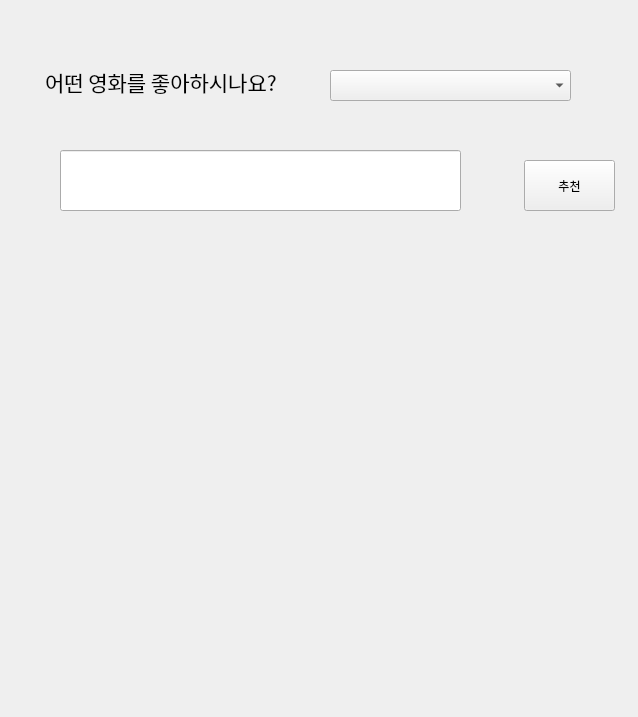
<?xml version="1.0" encoding="UTF-8"?>
<ui version="4.0">
 <class>Form</class>
 <widget class="QWidget" name="Form">
  <property name="geometry">
   <rect>
    <x>0</x>
    <y>0</y>
    <width>638</width>
    <height>717</height>
   </rect>
  </property>
  <property name="windowTitle">
   <string>Form</string>
  </property>
  <widget class="QLabel" name="label">
   <property name="geometry">
    <rect>
     <x>45</x>
     <y>61</y>
     <width>271</width>
     <height>41</height>
    </rect>
   </property>
   <property name="font">
    <font>
     <family>맑은 고딕</family>
     <pointsize>16</pointsize>
     <weight>50</weight>
     <bold>false</bold>
    </font>
   </property>
   <property name="text">
    <string>어떤 영화를 좋아하시나요?</string>
   </property>
  </widget>
  <widget class="QComboBox" name="comboBox">
   <property name="geometry">
    <rect>
     <x>330</x>
     <y>70</y>
     <width>241</width>
     <height>31</height>
    </rect>
   </property>
   <property name="font">
    <font>
     <family>돋움</family>
     <pointsize>14</pointsize>
    </font>
   </property>
  </widget>
  <widget class="QPushButton" name="btn_recommendation">
   <property name="geometry">
    <rect>
     <x>524</x>
     <y>160</y>
     <width>91</width>
     <height>51</height>
    </rect>
   </property>
   <property name="text">
    <string>추천</string>
   </property>
  </widget>
  <widget class="QLineEdit" name="le_keyword">
   <property name="geometry">
    <rect>
     <x>60</x>
     <y>150</y>
     <width>401</width>
     <height>61</height>
    </rect>
   </property>
  </widget>
  <widget class="QLabel" name="lbl_recommendation">
   <property name="geometry">
    <rect>
     <x>30</x>
     <y>250</y>
     <width>581</width>
     <height>451</height>
    </rect>
   </property>
   <property name="font">
    <font>
     <pointsize>14</pointsize>
    </font>
   </property>
   <property name="text">
    <string/>
   </property>
  </widget>
 </widget>
 <resources/>
 <connections/>
</ui>
